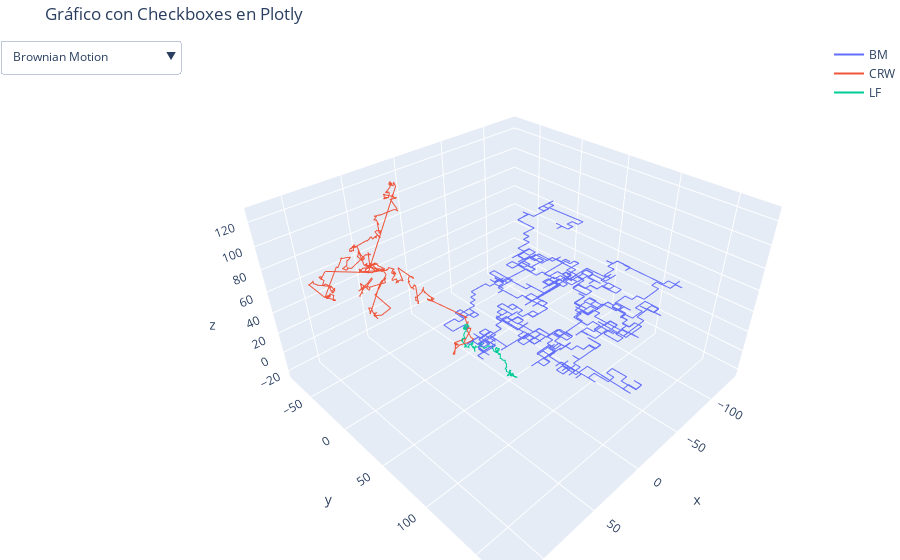

The notebook cell this image was saved under:
### Code cell
# Datos de ejemplo
n_steps = 1000 #Number of steps
speed = 6 #Speed
s_x_pos = 0 #Start position x var
s_y_pos = 0 #Start position y var
correlation_coefficient = 0.9  # Coeficiente de correlación entre 0 y 1
alpha = 1.5       # Parámetro de la distribución de Lévy (0 < alpha < 2)


trajectory_BM_3d = bm_3d(n_steps, speed, s_x_pos, s_y_pos)
trajectory_LF_3d = generate_levy_flight_3d(n_steps, alpha)
trajectory_CRW_3d = generate_correlated_random_walk_3d(n_steps, correlation_coefficient)

# Crear la figura
fig = go.Figure()


fig.add_trace(go.Scatter3d(
    x=trajectory_BM_3d['x_pos'],
    y=trajectory_BM_3d['y_pos'],
    z=trajectory_BM_3d['z_pos'],
    mode='lines',
    line=dict(width=2),
    name='BM'
))

fig.add_trace(go.Scatter3d(
    x=trajectory_LF_3d['X'],
    y=trajectory_LF_3d['Y'],
    z=trajectory_LF_3d['Z'],
    mode='lines',
    line=dict(width=2),
    name = 'CRW'
))

fig.add_trace(go.Scatter3d(
    x=trajectory_CRW_3d['X'],
    y=trajectory_CRW_3d['Y'],
    z=trajectory_CRW_3d['Z'],
    mode='lines',
    line=dict(width=2),
    name = 'LF'
))



# Actualizar el diseño para incluir los checkboxes
fig.update_layout(
    title='Gráfico con Checkboxes en Plotly',
    updatemenus=
    [{
        'buttons': [
            {
                'label': 'Brownian Motion',
                'method': 'update',
                'args': [{'visible': [True, False, False]}, {'title': 'Serie 1 Visible'}]
            },
            {
                'label': 'Correlated Random Walk',
                'method': 'update',
                'args': [{'visible': [False, True, False]}, {'title': 'Serie 2 Visible'}]
            },
            {
                'label': 'Levi fligths',
                'method': 'update',
                'args': [{'visible': [False, False, True]}, {'title': 'Serie 3 Visible'}]
            },
            {
                'label': 'Mostrar Todo',
                'method': 'update',
                'args': [{'visible': [True, True, True]}, {'title': 'Todas las Series'}]
            },
            {
                'label': 'Ocultar Todo',
                'method': 'update',
                'args': [{'visible': [False, False, False]}, {'title': 'Ninguna Serie Visible'}]
            }
        ],
        'direction': 'down',
        'showactive': True,

    }],
    xaxis_title='X',
    yaxis_title='Y',
    margin=dict(l=0, r=0, b=0, t=40)


)

# Mostrar el gráfico
fig.show()

### Figure 1 — Plotly figure (JSON) as saved in the notebook; plotly's stock layout.template omitted (floating-point values rounded to 4 significant figures; data arrays with more than 128 entries replaced by an {"elided": "..."} marker saying what was removed)
{"data": [{"line": {"width": 2}, "mode": "lines", "name": "BM", "type": "scatter3d", "x": {"elided": "1000 float values"}, "y": {"elided": "1000 float values"}, "z": {"elided": "1000 float values"}}, {"line": {"width": 2}, "mode": "lines", "name": "CRW", "type": "scatter3d", "x": {"elided": "1001 float values"}, "y": {"elided": "1001 float values"}, "z": {"elided": "1001 float values"}}, {"line": {"width": 2}, "mode": "lines", "name": "LF", "type": "scatter3d", "x": {"elided": "1001 float values"}, "y": {"elided": "1001 float values"}, "z": {"elided": "1001 float values"}}], "layout": {"margin": {"b": 0, "l": 0, "r": 0, "t": 40}, "title": {"text": "Gráfico con Checkboxes en Plotly"}, "updatemenus": [{"buttons": [{"args": [{"visible": [true, false, false]}, {"title": "Serie 1 Visible"}], "label": "Brownian Motion", "method": "update"}, {"args": [{"visible": [false, true, false]}, {"title": "Serie 2 Visible"}], "label": "Correlated Random Walk", "method": "update"}, {"args": [{"visible": [false, false, true]}, {"title": "Serie 3 Visible"}], "label": "Levi fligths", "method": "update"}, {"args": [{"visible": [true, true, true]}, {"title": "Todas las Series"}], "label": "Mostrar Todo", "method": "update"}, {"args": [{"visible": [false, false, false]}, {"title": "Ninguna Serie Visible"}], "label": "Ocultar Todo", "method": "update"}], "direction": "down", "showactive": true}], "xaxis": {"title": {"text": "X"}}, "yaxis": {"title": {"text": "Y"}}}}
